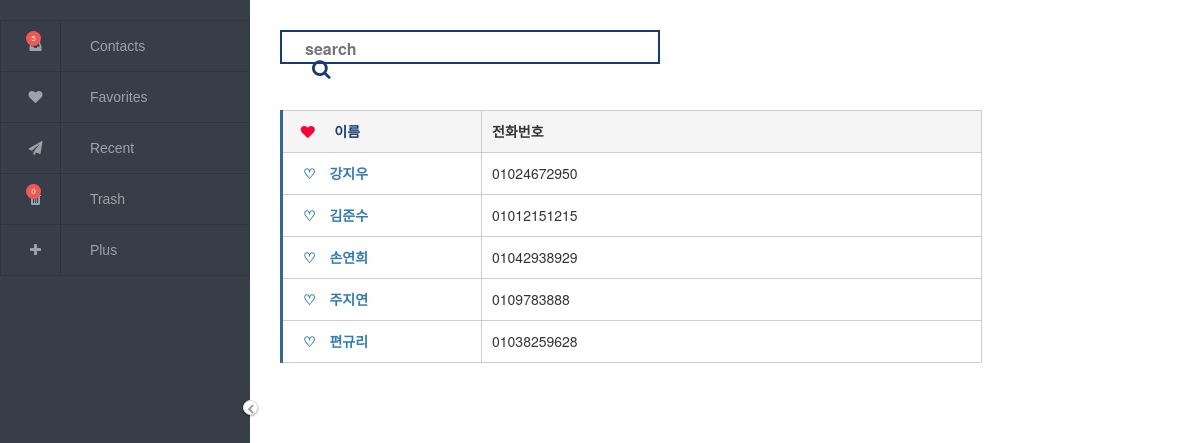
The page / on the database its author committed.
### ADDRESSBOOK.py (models this page shows, shortened)
class PERSON(db.Model):
   id=db.Column(db.Integer, primary_key=True, unique=True, autoincrement=True)
   name=db.Column(db.String(50), nullable=False, default='')
   number=db.Column(db.String(50), nullable=False, default='')
   email=db.Column(db.String(50), nullable=False, default='')
   favorite=db.Column(db.String(10), default="♡")
   deleted=db.Column(db.Boolean, default=False)

### ADDRESSBOOK.py (the view)
@app.route("/")
def main():
	return render_template('main.html', ADDRESSBOOK=PERSON.query.filter_by(deleted=False).order_by("name").all(), contact_count=PERSON.query.count(),trashcount=PERSON.query.filter_by(deleted=True).count())

### templates/main.html (shortened to what this page needs)
<!doctype html>
<html lang="kr">
   <head>
<link rel="stylesheet" href="http://netdna.bootstrapcdn.com/font-awesome/4.3.0/css/font-awesome.min.css" />
<link rel="stylesheet" href="http://maxcdn.bootstrapcdn.com/bootstrap/3.3.7/css/bootstrap.min.css" />
<link rel="stylesheet" href="{{ url_for('static', filename='css/main.css')}}"/>
<link rel="stylesheet" href="https://maxcdn.bootstrapcdn.com/font-awesome/4.7.0/css/font-awesome.min.css" />
</head>
<body>
<nav>
   <label for="menu_state"><i class="fa"></i></label>
   <ul>
      <li data-content={{contact_count}} class="unread">
         <a href="/">
            <i class="fa fa-inbox"></i>
            <span>Contacts</span>
         </a>
      </li>
      <li>
         <a href="/favorite">
            <i class="fa fa-heart"></i>
            <span>Favorites</span>
         </a>
      </li>
      <li>
         <a href="/recent">
            <i class="fa fa-paper-plane"></i>
            <span>Recent</span>
         </a>
      </li>
      <li data-content={{trashcount}} class="unread">
         <a href="/trash">
            <i class="fa fa-trash"></i>
            <span>Trash</span>
         </a>
      </li>
      <li>
         <a href="/new">
            <i class="fa fa-plus"></i>
            <span>Plus</span>
         </a>
      </li>
   </ul>
</nav>
<main>
   <div>
      <span>
      <form action="/search" method="POST">
         <input type='text' name='string' class='input_text' placeholder='search'>
         <a type="submit" class="fa fa-search" style = "color:#153d73; font-size: 20px"></a>
         </form>
</span>
        <table class="contact_list">
        <tbody>
          <tr>
              <th scop="row" style="background: #f5f5f5">&nbsp;&nbsp;<i class="fa fa-heart" style="color:#ff0033"></i>&nbsp;&nbsp;&nbsp;&nbsp;&nbsp;이름</th>
              <td style="background:#f5f5f5;font-weight: bold">전화번호</td> </tr>
              {%- for i in ADDRESSBOOK %}
              <th scope="row">
              <a href="/favorite/{{i.id}}">{{i.favorite}}</a>
              <a href = "#{{i.name}}" class="btn-example" onclick="layer_open('{{i.name}}'); return false;" > {{i.name }}</a>
              </th>
              <td>{{ i.number }}</td>
       {%- endfor %}
       </tbody>
      </table>
   </div>
</main>
</body>
</html>

### static/css/main.css (style rules this page uses)
input[type="checkbox"]:checked ~ nav { width: 250px; }
input[type="checkbox"]:checked ~ nav label[for="menu_state"] i::before { content: "\f053"; }
input[type="checkbox"]:checked ~ nav ul { width: 100%; }
input[type="checkbox"]:checked ~ nav ul li a i { border-right: 1px solid #2f343e; }
input[type="checkbox"]:checked ~ nav ul li a span { opacity: 1; transition: opacity 0.25s ease-in-out; }
input[type="checkbox"]:checked ~ main { left: 250px; }
nav { position: fixed; z-index: 9; top: 0; left: 0; bottom: 0; background: #383e49; color: #9aa3a8; width: 50px; font-family: 'Montserrat', sans-serif; font-weight: lighter; transition: all 0.15s ease-in-out; }
nav label[for="menu_state"] i { cursor: pointer; position: absolute; top: 50%; right: -8px; box-shadow: 0 1px 3px rgba(0,0,0,0.12), 0 1px 2px rgba(0,0,0,0.24); background: #fff; font-size: 10px; display: flex; justify-content: center; align-items: center; height: 15px; width: 15px; border-radius: 50%; border: 1px solid #ddd; transition: width 0.15s ease-in-out; z-index: 1; }
nav label[for="menu_state"] i::before { margin-top: 2px; content: "\f054"; }
nav ul { overflow: hidden; display: block; width: 50px; list-style-type: none; padding: 0; margin: 0; }
nav ul li { border: 1px solid #2f343e; position: relative; }
nav ul li.unread:after { content: attr(data-content); position: absolute; top: 10px; left: 25px; display: flex; justify-content: center; align-items: center; width: 15px; height: 15px; border-radius: 50%; color: #fff; background: #ef5952; font-size: 8px; }
nav ul li:not(:last-child) { border-bottom: none; }
nav ul li a { position: relative; display: block; white-space: nowrap; text-decoration: none; color: #9aa3a8; height: 50px; width: 100%; transition: all 0.15s ease-in-out; }
nav ul li a * { height: 100%; display: inline-block; }
nav ul li a i { text-align: center; width: 50px; z-index: 999999; }
nav ul li a i.fa { line-height: 50px; }
nav ul li a span { padding-left: 25px; opacity: 0; line-height: 50px; transition: opacity 0.1s ease-in-out; }
main { position: absolute; transition: all 0.15s ease-in-out; top: 0; left: 50px; }
label { display: inline-block; width: 90px; text-align: right; }
table.contact_list { border-collapse: collapse; text-align: left; line-height: 1.5; border-top: 1px solid #ccc; border-left: 3px solid #369; margin : 30px 30px; }
table.contact_list th { width: 200px; padding: 10px; margin-left: 30px font-weight: bold; vertical-align: top; color: #153d73; border-right: 1px solid #ccc; border-bottom: 1px solid #ccc; }
table.contact_list td { width: 500px; padding: 10px; vertical-align: top; border-right: 1px solid #ccc; border-bottom: 1px solid #ccc; }
* { margin: 0; padding: 0; }
body { margin: 100px; }
main div form { display: inline-block; width: 380px; height: 34px; border: 2px solid #153d73; background: white; margin-left: 30px; margin-top :30px; padding: 0 20px 5px; }
main div form input { width: 348px; height: 21px; margin: 6px 0 0 3px; border: 0; line-height: 21px; font-weight: bold; font-size: 16px; outline: none; }

### templates/main.html (style rules this page uses)
a { margin-left:10px; }

### rows shown on the page
PERSON: favorite "♡", name "강지우", number "01024672950"
PERSON: favorite "♡", name "김준수", number "01012151215"
PERSON: favorite "♡", name "손연희", number "01042938929"
PERSON: favorite "♡", name "주지연", number "0109783888"
PERSON: favorite "♡", name "편규리", number "01038259628"
